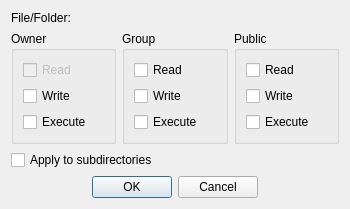
<?xml version="1.0" encoding="UTF-8"?>
<ui version="4.0">
 <class>ChmodDialogUI</class>
 <widget class="QDialog" name="ChmodDialogUI">
  <property name="geometry">
   <rect>
    <x>0</x>
    <y>0</y>
    <width>350</width>
    <height>189</height>
   </rect>
  </property>
  <property name="windowTitle">
   <string>Chmod</string>
  </property>
  <layout class="QVBoxLayout" name="verticalLayout">
   <item>
    <widget class="QLabel" name="fileLabel">
     <property name="text">
      <string>File/Folder:</string>
     </property>
    </widget>
   </item>
   <item>
    <layout class="QHBoxLayout" name="horizontalLayout">
     <item>
      <widget class="QGroupBox" name="groupBox_3">
       <property name="title">
        <string>Owner</string>
       </property>
       <layout class="QVBoxLayout" name="verticalLayout_4">
        <item>
         <widget class="QCheckBox" name="permission1Checkbox">
          <property name="enabled">
           <bool>false</bool>
          </property>
          <property name="text">
           <string>Read</string>
          </property>
          <property name="checkable">
           <bool>true</bool>
          </property>
          <property name="checked">
           <bool>false</bool>
          </property>
         </widget>
        </item>
        <item>
         <widget class="QCheckBox" name="permission2Checkbox">
          <property name="enabled">
           <bool>true</bool>
          </property>
          <property name="text">
           <string>Write</string>
          </property>
          <property name="checked">
           <bool>false</bool>
          </property>
         </widget>
        </item>
        <item>
         <widget class="QCheckBox" name="permission3Checkbox">
          <property name="text">
           <string>Execute</string>
          </property>
         </widget>
        </item>
       </layout>
      </widget>
     </item>
     <item>
      <widget class="QGroupBox" name="groupBox_2">
       <property name="title">
        <string>Group</string>
       </property>
       <layout class="QVBoxLayout" name="verticalLayout_3">
        <item>
         <widget class="QCheckBox" name="permission4Checkbox">
          <property name="text">
           <string>Read</string>
          </property>
         </widget>
        </item>
        <item>
         <widget class="QCheckBox" name="permission5Checkbox">
          <property name="text">
           <string>Write</string>
          </property>
         </widget>
        </item>
        <item>
         <widget class="QCheckBox" name="permission6Checkbox">
          <property name="text">
           <string>Execute</string>
          </property>
         </widget>
        </item>
       </layout>
      </widget>
     </item>
     <item>
      <widget class="QGroupBox" name="groupBox">
       <property name="title">
        <string>Public</string>
       </property>
       <layout class="QVBoxLayout" name="verticalLayout_2">
        <item>
         <widget class="QCheckBox" name="permission7Checkbox">
          <property name="text">
           <string>Read</string>
          </property>
         </widget>
        </item>
        <item>
         <widget class="QCheckBox" name="permission8Checkbox">
          <property name="text">
           <string>Write</string>
          </property>
         </widget>
        </item>
        <item>
         <widget class="QCheckBox" name="permission9Checkbox">
          <property name="text">
           <string>Execute</string>
          </property>
         </widget>
        </item>
       </layout>
      </widget>
     </item>
    </layout>
   </item>
   <item>
    <widget class="QCheckBox" name="applyChildrenCheckbox">
     <property name="text">
      <string>Apply to subdirectories</string>
     </property>
    </widget>
   </item>
   <item>
    <layout class="QHBoxLayout" name="horizontalLayout_2">
     <item>
      <spacer name="horizontalSpacer">
       <property name="orientation">
        <enum>Qt::Horizontal</enum>
       </property>
       <property name="sizeHint" stdset="0">
        <size>
         <width>40</width>
         <height>20</height>
        </size>
       </property>
      </spacer>
     </item>
     <item>
      <widget class="QPushButton" name="okButton">
       <property name="text">
        <string>OK</string>
       </property>
      </widget>
     </item>
     <item>
      <widget class="QPushButton" name="cancelButton">
       <property name="text">
        <string>Cancel</string>
       </property>
      </widget>
     </item>
     <item>
      <spacer name="horizontalSpacer_2">
       <property name="orientation">
        <enum>Qt::Horizontal</enum>
       </property>
       <property name="sizeHint" stdset="0">
        <size>
         <width>40</width>
         <height>20</height>
        </size>
       </property>
      </spacer>
     </item>
    </layout>
   </item>
   <item>
    <spacer name="verticalSpacer">
     <property name="orientation">
      <enum>Qt::Vertical</enum>
     </property>
     <property name="sizeHint" stdset="0">
      <size>
       <width>20</width>
       <height>40</height>
      </size>
     </property>
    </spacer>
   </item>
  </layout>
 </widget>
 <resources/>
 <connections/>
</ui>
